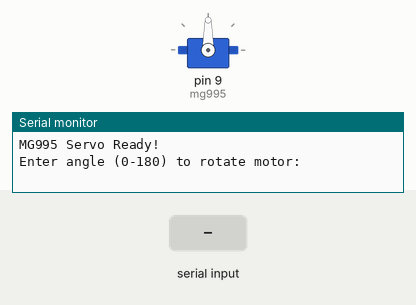
Bench run of a sketch on a simulated Arduino Uno, built with avr-gcc and run on an emulated ATmega328P. Shown: servo, the last lines printed to the serial monitor. The inputs (shaded band) are chosen by the test bench.

Above: at 1.2 s.
1.3 s: "30,150\n" received over Serial
At 1.9 s:
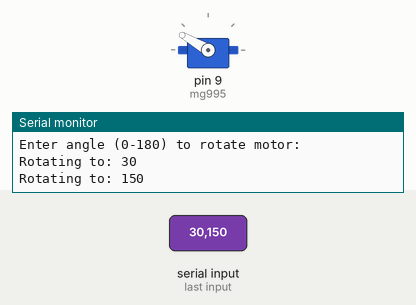
At 2.6 s:
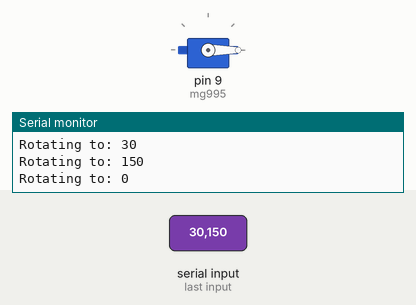
3.8 s: "90,45\n" received over Serial
At 4.6 s:
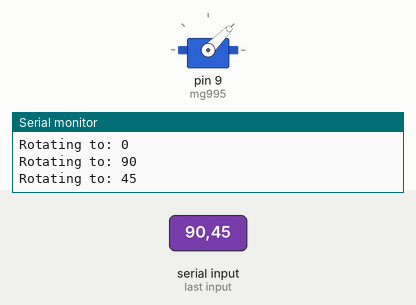
Timing chart, 0 to 6.8 s (numbered marks = the images above; inputs shaded):
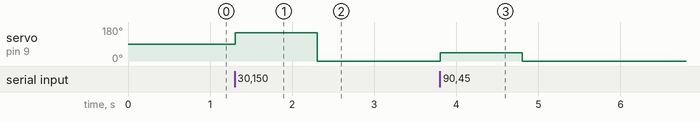

The sketch:

servo_sweep.ino
```cpp
#include <Servo.h>

/**
 * ToRoTRoN MG995 Servo Control
 *
 * Hardware Connection for MG995:
 * - Signal (Orange/Yellow): Digital Pin 9
 * - VCC (Red): 5V (Note: MG995 draws high current, use external 5V-6V supply if
 * it jitters)
 * - GND (Brown): GND
 *
 * Instructions:
 * 1. Upload this code.
 * 2. Open Serial Monitor (Ctrl+Shift+M) at 9600 baud.
 * 3. Type a number (0-180) and press Enter to move the motor.
 */

Servo mg995;

void setup() {
  mg995.attach(9); // Signal pin on Digital 9
  Serial.begin(9600);
  Serial.println("MG995 Servo Ready!");
  Serial.println("Enter angle (0-180) to rotate motor:");
}

void loop() {
  if (Serial.available() > 0) {
    int angle = Serial.parseInt(); // Read number from Serial Monitor

    if (angle >= 0 && angle <= 180) {
      Serial.print("Rotating to: ");
      Serial.println(angle);
      mg995.write(angle);
    }
  }
}
```

Measured:
- after the input at 1.3 s, servo on pin 9 (mg995): 90° → 150° at once, → 0° 1.0 s later
- after the input at 3.8 s, servo on pin 9 (mg995): 0° → 45° at once, → 0° 1.0 s later
